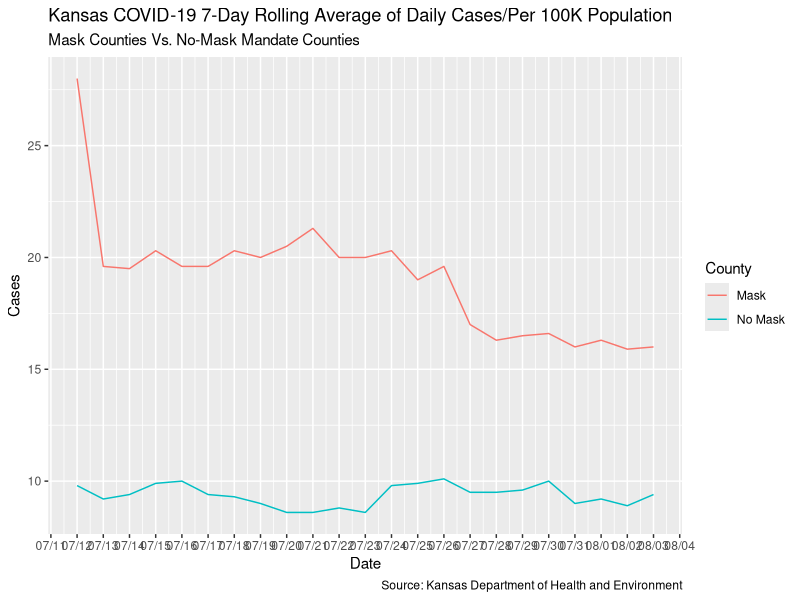

Reproduce this figure in R.
## ---- chunk 1
library(tidyverse) 
## ---- chunk 2
df <- tribble(
  ~date, ~cases, ~County,
  "07/12/2020", 28, "Mask",
  "07/12/2020", 9.8, "No Mask",
  "07/13/2020", 19.6, "Mask",
  "07/13/2020", 9.2, "No Mask",
  "07/14/2020", 19.5, "Mask",
  "07/14/2020", 9.4, "No Mask",
  "07/15/2020", 20.3, "Mask",
  "07/15/2020", 9.9, "No Mask",
  "07/16/2020", 19.6, "Mask",
  "07/16/2020", 10, "No Mask",
  "07/17/2020", 19.6, "Mask",
  "07/17/2020", 9.4, "No Mask",
  "07/18/2020", 20.3, "Mask",
  "07/18/2020", 9.3, "No Mask",
  "07/19/2020", 20, "Mask",
  "07/19/2020", 9, "No Mask",
  "07/20/2020", 20.5, "Mask",
  "07/20/2020", 8.6, "No Mask",
  "07/21/2020", 21.3, "Mask",
  "07/21/2020", 8.6, "No Mask",
  "07/22/2020", 20, "Mask",
  "07/22/2020", 8.8, "No Mask",
  "07/23/2020", 20, "Mask",
  "07/23/2020", 8.6, "No Mask",
  "07/24/2020", 20.3, "Mask",
  "07/24/2020", 9.8, "No Mask",
  "07/25/2020", 19, "Mask",
  "07/25/2020", 9.9, "No Mask",
  "07/26/2020", 19.6, "Mask",
  "07/26/2020", 10.1, "No Mask",
  "07/27/2020", 17, "Mask",
  "07/27/2020", 9.5, "No Mask",
  "07/28/2020", 16.3, "Mask",
  "07/28/2020", 9.5, "No Mask",
  "07/29/2020", 16.5, "Mask",
  "07/29/2020", 9.6, "No Mask",
  "07/30/2020", 16.6, "Mask",
  "07/30/2020", 10, "No Mask",
  "07/31/2020", 16, "Mask",
  "07/31/2020", 9, "No Mask",
  "08/01/2020", 16.3, "Mask",
  "08/01/2020", 9.2, "No Mask",
  "08/02/2020", 15.9, "Mask",
  "08/02/2020", 8.9, "No Mask",
  "08/03/2020", 16, "Mask",
  "08/03/2020", 9.4, "No Mask"
)
df
## ---- chunk 3
df<- df %>% 
  mutate(date = as.Date(date, format = "%m/%d/%Y"))
df %>% 
  group_by(date) %>% 
  ggplot(aes(x = date, y = cases, color = County)) +
  geom_line() +
  labs(title = "Kansas COVID-19 7-Day Rolling Average of Daily Cases/Per 100K Population",
       subtitle = "Mask Counties Vs. No-Mask Mandate Counties",
       caption = "Source: Kansas Department of Health and Environment",
       x = "Date", 
       y = "Cases",
       color = "County") +
  scale_x_date(date_labels = "%m/%d", date_breaks = "1 day")
